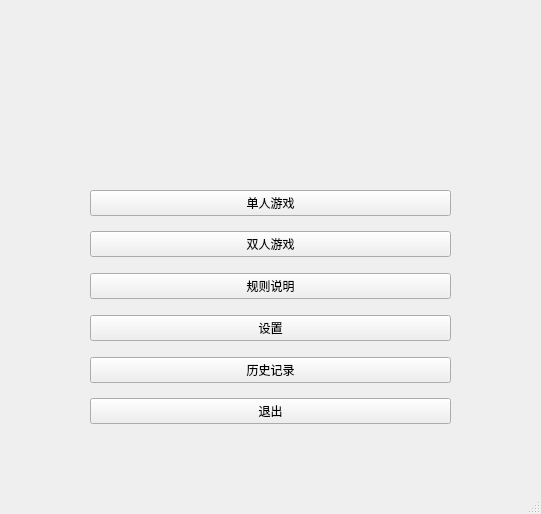
<?xml version="1.0" encoding="UTF-8"?>
<ui version="4.0">
 <class>MainWindow</class>
 <widget class="QMainWindow" name="MainWindow">
  <property name="geometry">
   <rect>
    <x>0</x>
    <y>0</y>
    <width>541</width>
    <height>514</height>
   </rect>
  </property>
  <property name="windowTitle">
   <string>五子棋</string>
  </property>
  <widget class="QWidget" name="centralwidget">
   <widget class="QWidget" name="layoutWidget">
    <property name="geometry">
     <rect>
      <x>90</x>
      <y>180</y>
      <width>361</width>
      <height>254</height>
     </rect>
    </property>
    <layout class="QVBoxLayout" name="verticalLayout">
     <item>
      <spacer name="verticalSpacer">
       <property name="orientation">
        <enum>Qt::Orientation::Vertical</enum>
       </property>
       <property name="sizeHint" stdset="0">
        <size>
         <width>20</width>
         <height>40</height>
        </size>
       </property>
      </spacer>
     </item>
     <item>
      <widget class="QPushButton" name="singleplayer">
       <property name="cursor">
        <cursorShape>PointingHandCursor</cursorShape>
       </property>
       <property name="text">
        <string>单人游戏</string>
       </property>
      </widget>
     </item>
     <item>
      <spacer name="verticalSpacer_2">
       <property name="orientation">
        <enum>Qt::Orientation::Vertical</enum>
       </property>
       <property name="sizeHint" stdset="0">
        <size>
         <width>20</width>
         <height>40</height>
        </size>
       </property>
      </spacer>
     </item>
     <item>
      <widget class="QPushButton" name="doubleplayer">
       <property name="cursor">
        <cursorShape>PointingHandCursor</cursorShape>
       </property>
       <property name="text">
        <string>双人游戏</string>
       </property>
       <property name="iconSize">
        <size>
         <width>20</width>
         <height>20</height>
        </size>
       </property>
      </widget>
     </item>
     <item>
      <spacer name="verticalSpacer_3">
       <property name="orientation">
        <enum>Qt::Orientation::Vertical</enum>
       </property>
       <property name="sizeHint" stdset="0">
        <size>
         <width>20</width>
         <height>40</height>
        </size>
       </property>
      </spacer>
     </item>
     <item>
      <widget class="QPushButton" name="rule">
       <property name="cursor">
        <cursorShape>PointingHandCursor</cursorShape>
       </property>
       <property name="text">
        <string>规则说明</string>
       </property>
      </widget>
     </item>
     <item>
      <spacer name="verticalSpacer_7">
       <property name="orientation">
        <enum>Qt::Orientation::Vertical</enum>
       </property>
       <property name="sizeHint" stdset="0">
        <size>
         <width>20</width>
         <height>40</height>
        </size>
       </property>
      </spacer>
     </item>
     <item>
      <widget class="QPushButton" name="shezhi">
       <property name="text">
        <string>设置</string>
       </property>
      </widget>
     </item>
     <item>
      <spacer name="verticalSpacer_4">
       <property name="orientation">
        <enum>Qt::Orientation::Vertical</enum>
       </property>
       <property name="sizeHint" stdset="0">
        <size>
         <width>20</width>
         <height>40</height>
        </size>
       </property>
      </spacer>
     </item>
     <item>
      <widget class="QPushButton" name="history">
       <property name="cursor">
        <cursorShape>PointingHandCursor</cursorShape>
       </property>
       <property name="text">
        <string>历史记录</string>
       </property>
      </widget>
     </item>
     <item>
      <spacer name="verticalSpacer_5">
       <property name="orientation">
        <enum>Qt::Orientation::Vertical</enum>
       </property>
       <property name="sizeHint" stdset="0">
        <size>
         <width>20</width>
         <height>40</height>
        </size>
       </property>
      </spacer>
     </item>
     <item>
      <widget class="QPushButton" name="exit">
       <property name="cursor">
        <cursorShape>PointingHandCursor</cursorShape>
       </property>
       <property name="text">
        <string>退出</string>
       </property>
      </widget>
     </item>
     <item>
      <spacer name="verticalSpacer_6">
       <property name="orientation">
        <enum>Qt::Orientation::Vertical</enum>
       </property>
       <property name="sizeHint" stdset="0">
        <size>
         <width>20</width>
         <height>40</height>
        </size>
       </property>
      </spacer>
     </item>
    </layout>
   </widget>
   <widget class="QLabel" name="title">
    <property name="geometry">
     <rect>
      <x>140</x>
      <y>30</y>
      <width>271</width>
      <height>131</height>
     </rect>
    </property>
    <property name="text">
     <string/>
    </property>
    <property name="pixmap">
     <pixmap resource="picture.qrc">:/pictures/title.png</pixmap>
    </property>
    <property name="alignment">
     <set>Qt::AlignmentFlag::AlignCenter</set>
    </property>
   </widget>
  </widget>
  <widget class="QMenuBar" name="menubar">
   <property name="geometry">
    <rect>
     <x>0</x>
     <y>0</y>
     <width>541</width>
     <height>25</height>
    </rect>
   </property>
  </widget>
  <widget class="QStatusBar" name="statusbar"/>
 </widget>
 <resources>
  <include location="picture.qrc"/>
 </resources>
 <connections>
  <connection>
   <sender>exit</sender>
   <signal>clicked()</signal>
   <receiver>MainWindow</receiver>
   <slot>close()</slot>
   <hints>
    <hint type="sourcelabel">
     <x>338</x>
     <y>445</y>
    </hint>
    <hint type="destinationlabel">
     <x>486</x>
     <y>461</y>
    </hint>
   </hints>
  </connection>
 </connections>
</ui>
